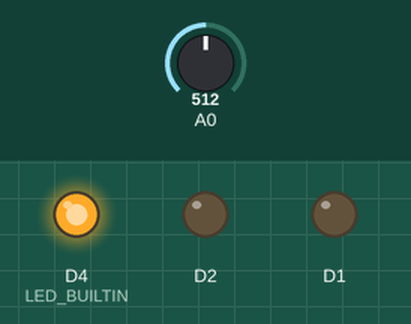
This sketch was run on a simulated ESP8266 (NodeMCU). Parts: output pins drawn as LEDs (lit = HIGH, except the on-board LED, lit = LOW). Inputs (shaded band) come from the test bench; at power-on: A0 = 512. WiFi joins after 1.5 s; servers stay silent unless stated; no MQTT or app messages arrive unless stated; what the sketch prints to the serial monitor is not drawn.

Above: at 1.53 s.
At 1.65 s:
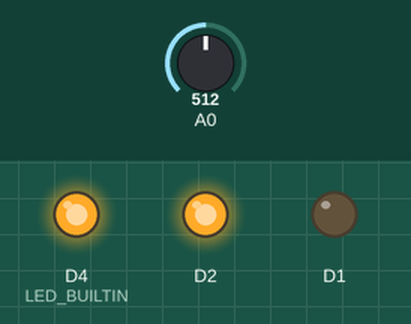
At 2.1 s:
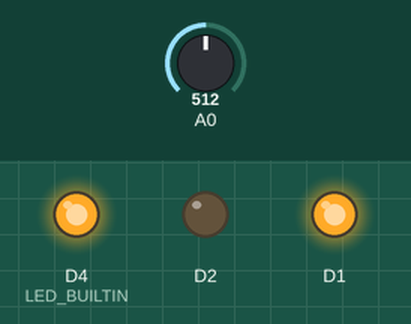
At 7.7 s:
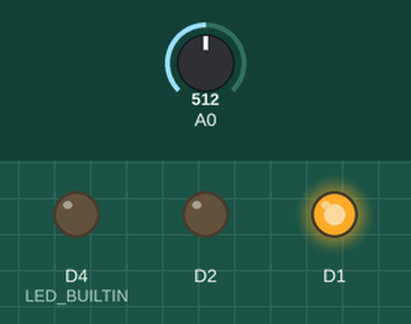
At 13.06 s:
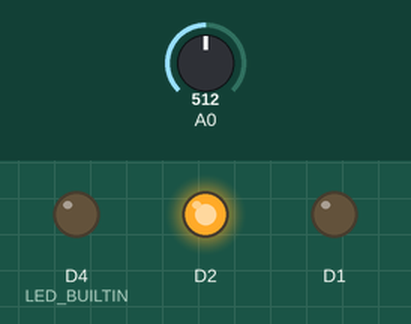
Timing chart, 0 to 16.3 s (numbered marks = the images above):
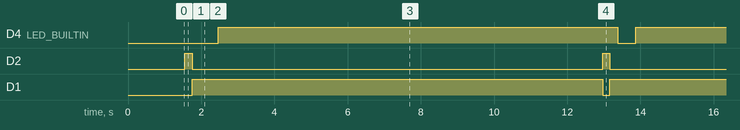

The sketch:

codigo_sensorDeNivel_IoT.ino
```cpp
#include <ESP8266WiFi.h>
#include <PubSubClient.h>


//atualize SSID e senha WiFi
const char* ssid = "HackaTruckVisitantes";
const char* password = "";


//D4 only for Lolin board
#define LED_BUILTIN D4


//Atualize os valores de Org, device type, device id e token
#define ORG "xzjayz"
#define DEVICE_TYPE "alagamentoIoT"
#define DEVICE_ID "testeHackaTruck"
#define TOKEN "12345678"


//broker messagesight server
char server[] = ORG ".messaging.internetofthings.ibmcloud.com";
char topic[] = "iot-2/evt/status/fmt/json";
char authMethod[] = "use-token-auth";
char token[] = TOKEN;
char clientId[] = "d:" ORG ":" DEVICE_TYPE ":" DEVICE_ID;


float umidade = 0.0;
char umidadestr[6];


WiFiClient wifiClient;
PubSubClient client(server, 1883, NULL, wifiClient);


void setup() {
  Serial.begin(115200);
  Serial.println();
  Serial.println("Iniciando...");
  pinMode(4, OUTPUT);
  pinMode(5, OUTPUT);

  Serial.print("Conectando na rede WiFi ");
  Serial.print(ssid);
  WiFi.begin(ssid, password);
  while (WiFi.status() != WL_CONNECTED) {
    delay(500);
    Serial.print(".");
  }
  Serial.println("");
  Serial.print("[INFO] Conectado WiFi IP: ");
  Serial.println(WiFi.localIP());


  pinMode(LED_BUILTIN, OUTPUT);
}

int a1() {
  digitalWrite(4, HIGH);
  digitalWrite(5, LOW);
  return analogRead(0);
}
int a2() {
  digitalWrite(4, LOW);
  digitalWrite(5, HIGH);
  return analogRead(0);
}

void loop() {


  if (!!!client.connected()) {
    Serial.print("Reconnecting client to ");
    Serial.println(server);
    while (!!!client.connect(clientId, authMethod, token)) {
      Serial.print(".");
      delay(500);
    }
    Serial.println();
  }

  float Valor1;
  float Valor2;

  Valor1 = (a1() > 500) ? 1.0 : 0.0;
  delay(200);
  Valor2 = (a2() > 500) ? 1.0 : 0.0;
  delay(200);

  Serial.print("[Leitura alerta] ");
  Serial.println(Valor1);

  Serial.print("[Leitura alagamento] ");
  Serial.println(Valor2);

  // Conversao Floats para Strings
  char TempString[32];  //  array de character temporario
  char TempString2[32];

  // dtostrf( [Float variable] , [Minimum SizeBeforePoint] , [sizeAfterPoint] , [WhereToStoreIt] )
  dtostrf(Valor1, 2, 1, TempString);
  String valor1str = String(TempString);

  dtostrf(Valor2, 2, 1, TempString2);
  String valor2str = String(TempString2);


  // Prepara JSON para IOT Platform
  int length = 0;


  String payload = "{\"d\":{\"deviceID\":\"testeHackaTruck\", \"sensorAlerta\":\"" + valor1str + "\", \"sensorAlaga\":\"" + valor2str + "\"}}";


  length = payload.length();
  Serial.print(F("\nData length"));
  Serial.println(length);


  Serial.print("Sending payload: ");
  Serial.println(payload);


  if (client.publish(topic, (char*)payload.c_str())) {
    Serial.println("Publish ok");
    digitalWrite(LED_BUILTIN, LOW);
    delay(500);
    digitalWrite(LED_BUILTIN, HIGH);
    delay(500);
  } else {
    Serial.println("Publish failed");
    Serial.println(client.state());
  }

  delay(10000);

}
```

Measured:
- by itself, D4 (LED_BUILTIN): alternates HIGH for 10.9 s and LOW for 0.50 s
- by itself, D2: alternates HIGH for 0.20 s and LOW for 11.2 s
- by itself, D1: alternates HIGH for 11.2 s and LOW for 0.20 s
